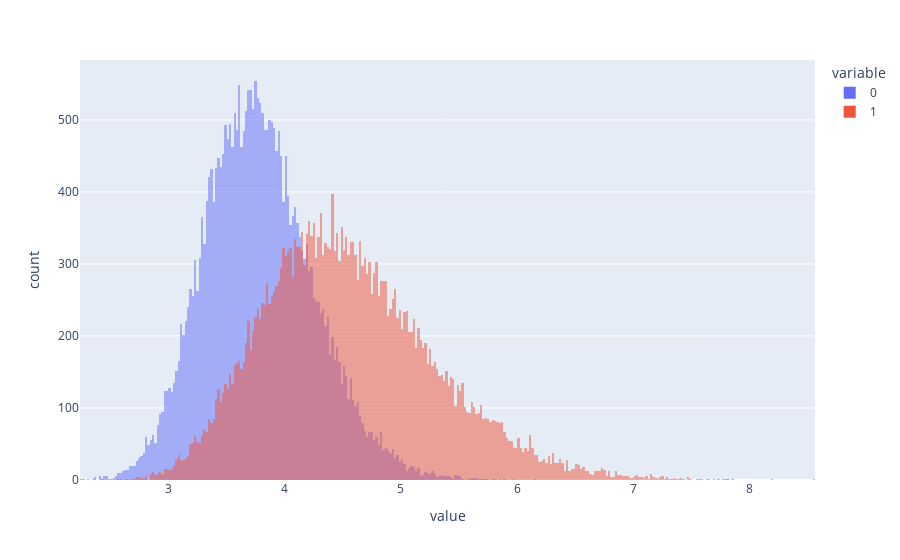

Source (notebook cell):
### Code cell
from lib_new.cuts import VARsAsDataFrame,SWAP_COLUM_LEVELS
import plotly.express as px


df=VARsAsDataFrame((Pedestal_vars,Peak_vars))
df=SWAP_COLUM_LEVELS(df)
px.histogram(df["STD"],barmode="overlay")

### Figure 1 — Plotly figure (JSON) as saved in the notebook; plotly's stock layout.template omitted (floating-point values rounded to 4 significant figures; data arrays with more than 128 entries replaced by an {"elided": "..."} marker saying what was removed)
{"data": [{"alignmentgroup": "True", "bingroup": "x", "hovertemplate": "variable=0<br>value=%{x}<br>count=%{y}<extra></extra>", "legendgroup": "0", "marker": {"color": "#636efa", "opacity": 0.5, "pattern": {"shape": ""}}, "name": "0", "offsetgroup": "0", "orientation": "v", "showlegend": true, "type": "histogram", "x": {"elided": "30001 float values"}, "xaxis": "x", "yaxis": "y"}, {"alignmentgroup": "True", "bingroup": "x", "hovertemplate": "variable=1<br>value=%{x}<br>count=%{y}<extra></extra>", "legendgroup": "1", "marker": {"color": "#EF553B", "opacity": 0.5, "pattern": {"shape": ""}}, "name": "1", "offsetgroup": "1", "orientation": "v", "showlegend": true, "type": "histogram", "x": {"elided": "30001 float values"}, "xaxis": "x", "yaxis": "y"}], "layout": {"barmode": "overlay", "legend": {"title": {"text": "variable"}, "tracegroupgap": 0}, "margin": {"t": 60}, "xaxis": {"anchor": "y", "domain": [0, 1], "title": {"text": "value"}}, "yaxis": {"anchor": "x", "domain": [0, 1], "title": {"text": "count"}}}}
